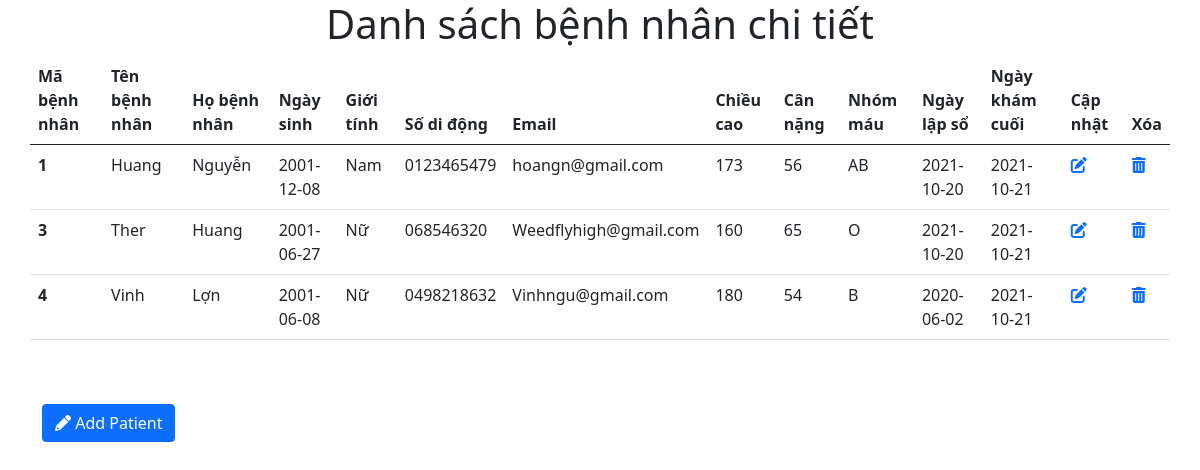
The app's page /index2.php with its own data.
### tables this page shows
CREATE TABLE `patient` (
  `patientid` int(50) NOT NULL,
  `firstname` varchar(50) DEFAULT NULL,
  `lastname` varchar(50) DEFAULT NULL,
  `dateofbirth` date DEFAULT NULL,
  `gender` varchar(3) DEFAULT NULL,
  `mobile` varchar(13) DEFAULT NULL,
  `email` varchar(50) DEFAULT NULL,
  `height` int(11) DEFAULT NULL,
  `weight` int(11) DEFAULT NULL,
  `blood_type` varchar(5) DEFAULT NULL,
  `created_on` date DEFAULT NULL,
  `modified_on` date DEFAULT NULL
);

### src/index2.php (the view)
<?php
    include 'header.php';
?>
<h1 class="text-center">Danh sách bệnh nhân chi tiết</h1>
<main>
    <div class="container">
        <div class="md-6 row">
            <table class="table">
                <thead>
                    <tr>
                        <th scope="col">Mã bệnh nhân</th>
                        <th scope="col">Tên bệnh nhân</th>
                        <th scope="col">Họ bệnh nhân</th>
                        <th scope="col">Ngày sinh</th>
                        <th scope="col">Giới tính</th>
                        <th scope="col">Số di động</th>
                        <th scope="col">Email</th>
                        <th scope="col">Chiều cao</th>
                        <th scope="col">Cân nặng</th>
                        <th scope="col">Nhóm máu</th>
                        <th scope="col">Ngày lập sổ</th>
                        <th scope="col">Ngày khám cuối</th>
                        <th scope="col">Cập nhật</th>
                        <th scope="col">Xóa</th>
                    </tr>
                </thead>
                <tbody>
                    <?php
                include 'config.php';
                $sql = "SELECT patientid,firstname,lastname,dateofbirth,gender,mobile,email,height,weight,blood_type,created_on,modified_on
                FROM PATIENT ORDER BY patientid";
                $result = mysqli_query($conn,$sql);
                if(mysqli_num_rows($result)>0){
                    while($row=mysqli_fetch_assoc($result)){
                        echo '<tr>';
                        echo '<th scope="row">'.$row['patientid'].'</th>';
                        echo '<td>'.$row['firstname'].'</td>';
                        echo '<td>'.$row['lastname'].'</td>';
                        echo '<td>'.$row['dateofbirth'].'</td>';
                        echo '<td>'.$row['gender'].'</td>';
                        echo '<td>'.$row['mobile'].'</td>';
                        echo '<td>'.$row['email'].'</td>';
                        echo '<td>'.$row['height'].'</td>';
                        echo '<td>'.$row['weight'].'</td>';
                        echo '<td>'.$row['blood_type'].'</td>';
                        echo '<td>'.$row['created_on'].'</td>';
                        echo '<td>'.$row['modified_on'].'</td>';
                        echo '<td> <a href="update.php""><i class="fas fa-edit"></i></a></td>';
                        echo '<td> <a href="delete.php?mabn='.$row['patientid'].'""><i class="fas fa-trash-alt"></i></a></td>';
                        echo '</tr>';
                    }
                }
                ?>
                </tbody>
            </table>
        </div>
        <br><br>
    <a href="insert.php" class="btn btn-primary"><i class="fas fa-pencil-alt"></i>  Add Patient</a>
    <br /><br /><br />
    </div>
</main>
<?php
    include 'footer.php';
?>

### records on screen
patient: patientid "1", firstname "Huang", lastname "Nguyễn", dateofbirth "2001-12-08", gender "Nam", mobile "0123465479", email "hoangn@gmail.com", height "173", weight "56", blood_type "AB", created_on "2021-10-20", modified_on "2021-10-21"
patient: patientid "3", firstname "Ther", lastname "Huang", dateofbirth "2001-06-27", gender "Nữ", mobile "068546320", email "Weedflyhigh@gmail.com", height "160", weight "65", blood_type "O", created_on "2021-10-20", modified_on "2021-10-21"
patient: patientid "4", firstname "Vinh", lastname "Lợn", dateofbirth "2001-06-08", gender "Nữ", mobile "0498218632", email "Vinhngu@gmail.com", height "180", weight "54", blood_type "B", created_on "2020-06-02", modified_on "2021-10-21"
